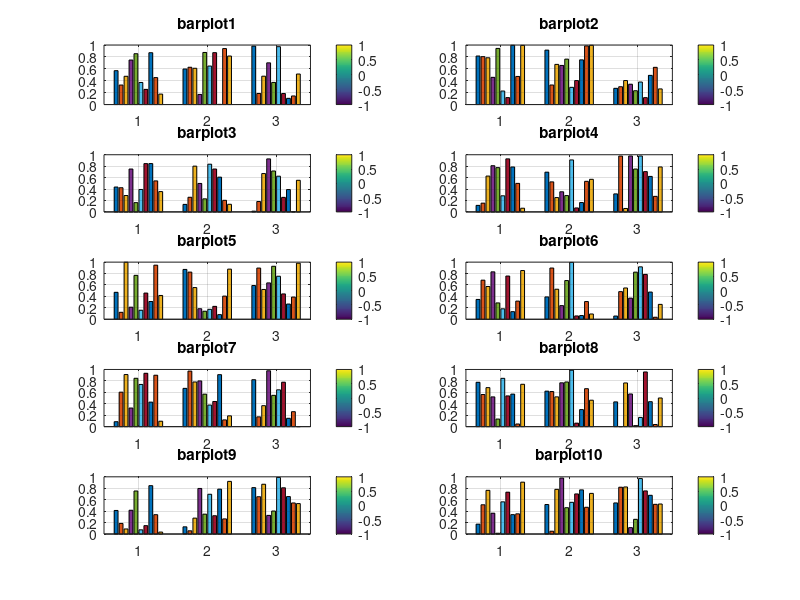

This figure's MATLAB source: (Note: this script raises an error after producing the figure.)
for n = 1:10
    subplot(5,2,n)
    bar(rand(3,10))
    grid on
    colorbar
    title(['barplot' num2str(n)]);
end

p = plotlyfigure(gcf); 
%strip(p); 
%plotly(p); 

% %plotly low level edits
% for n = 1:length(p.data)
%     p.data{n}.opacity = n/length(p.data); 
% end

%vs.... 
